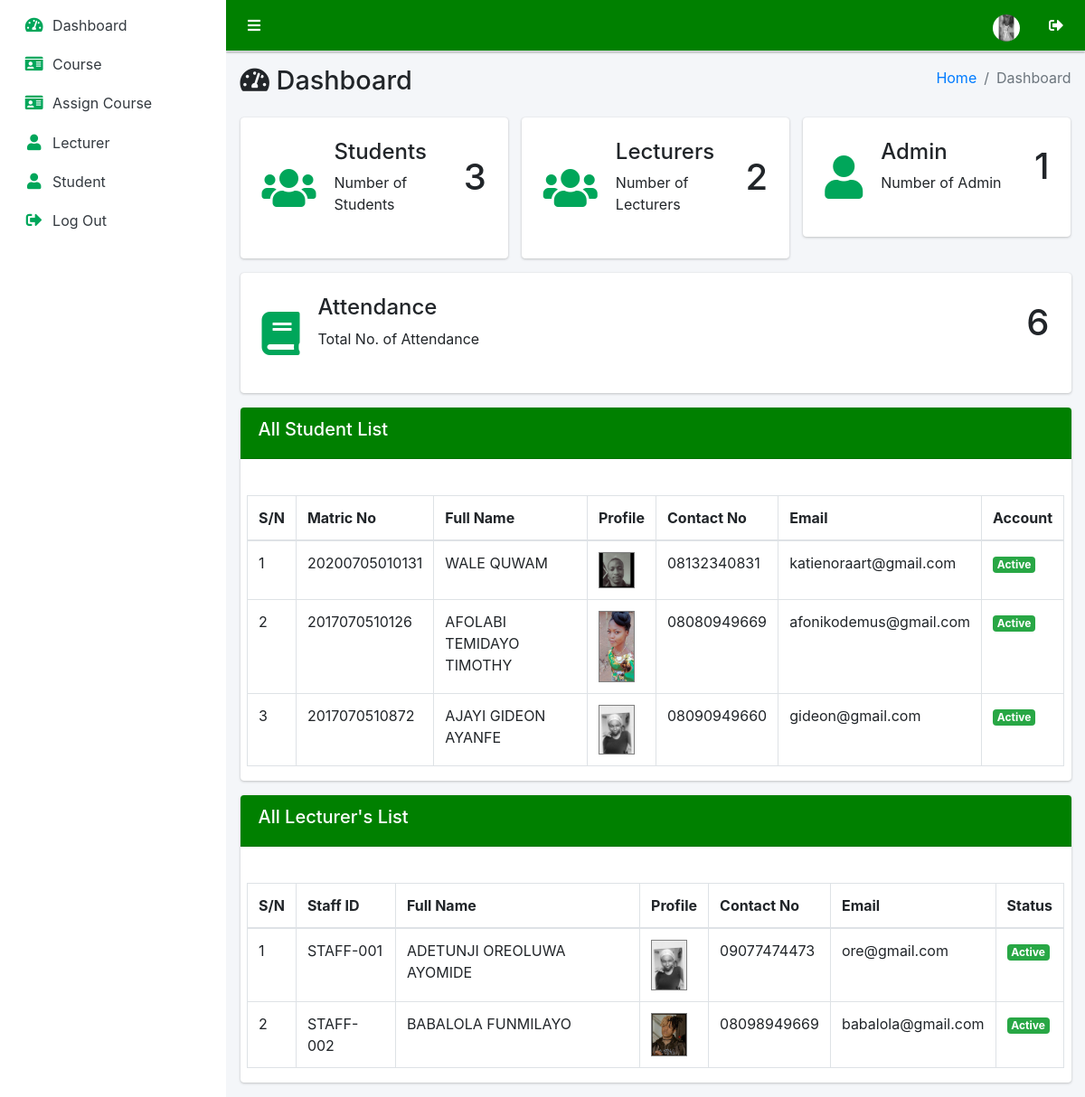
Screenshot of /admin/dashboard.php (signed in) with the database file from the repository.
### tables this page shows
CREATE TABLE `tbluser` (
  `id` int NOT NULL,
  `matricno` varchar(100) DEFAULT NULL,
  `fullname` varchar(100) NOT NULL,
  `email` varchar(50) NOT NULL,
  `phone` varchar(15) DEFAULT NULL,
  `gender` varchar(10) DEFAULT NULL,
  `level` varchar(10) DEFAULT NULL,
  `program` varchar(5) DEFAULT NULL,
  `department` varchar(50) DEFAULT NULL,
  `faculty` varchar(10) DEFAULT NULL,
  `password` text NOT NULL,
  `picture` varchar(100) NOT NULL,
  `usertype` varchar(10) NOT NULL,
  `status` varchar(10) NOT NULL
);

### core/init.php (called while the page is built, shortened)
<?php
	include('database/config.php');
	include('classes/GlobalClass.php');
	include('classes/User.php');
	global $pdo;
	$globalclass = new GlobalClass($pdo);
	$user = new User($pdo);
?>

### core/classes/GlobalClass.php (called while the page is built, shortened)
<?php
	class GlobalClass {
		protected $pdo;
		function __construct($pdo){
			$this->pdo = $pdo;
		}
        public function selectWhere($table,$column1,$value1){
        	$stmt = $this->pdo->prepare("SELECT * FROM `$table` WHERE `$column1` = '$value1' ");
        	$stmt->execute();
			return $stmt->fetchAll(PDO::FETCH_OBJ);
        }
        public function countByOneColumn($table,$column1,$value1){
			$stmt = $this->pdo->prepare("SELECT * FROM `$table` WHERE `$column1` = '$value1' ");
			$stmt->execute();
            $count = $stmt->rowCount();
        	return $count;
		}
		public function count($table){
			$stmt = $this->pdo->prepare("SELECT * FROM `$table` ");
			$stmt->execute();
            $count = $stmt->rowCount();
        	return $count;
		}
		public function selectByOneColumn($column,$table,$value){
        	$stmt = $this->pdo->prepare("SELECT * FROM `$table` WHERE `$column` = '$value' ");
        	$stmt->execute();
			return $stmt->fetch(PDO::FETCH_OBJ);
        }
	}
?>

### core/classes/User.php (called while the page is built, shortened)
<?php
	class User extends GlobalClass {
		function __construct($pdo){
			$this->pdo = $pdo;
		}
	}
?>

### admin/dashboard.php (the view, shortened to what this page needs)
<?php
   require('../core/init.php');
   if(isset($_SESSION['user']) AND !empty($_SESSION['user'])){
      $getUser = $globalclass->selectByOneColumn('email','tbluser',$_SESSION['user']);
   }else{
      header('location: ./');
   }
?>
<!DOCTYPE html>
<html lang="en">
<head>
   <link rel="stylesheet" href="../asset/fontawesome/css/all.min.css">
   <link rel="stylesheet" href="../asset/css/adminlte.min.css">
   <link rel="stylesheet" href="../asset/tables/datatables-bs4/css/dataTables.bootstrap4.min.css">
</head>
<body class="hold-transition sidebar-mini layout-fixed">
   <div class="wrapper">
      <nav class="main-header navbar navbar-expand navbar-light elevation-1" style="background-color: green;">
      <?php include('includes/navbar.php'); ?>
      </nav>
      <aside class="main-sidebar sidebar-light-primary ">
         <?php include('includes/sidebar.php'); ?>
      </aside>
      <div class="content-wrapper">
         <div class="content-header">
            <div class="container-fluid">
               <div class="row mb-2">
                  <div class="col-sm-6">
                     <h1 class="m-0"><span class="fa fa-tachometer-alt"></span> Dashboard</h1>
                  </div>
                  <div class="col-sm-6">
                     <ol class="breadcrumb float-sm-right">
                        <li class="breadcrumb-item"><a href="#">Home</a></li>
                        <li class="breadcrumb-item active">Dashboard</li>
                     </ol>
                  </div>
               </div>
            </div>
         </div>
         <section class="content">
            <div class="container-fluid">
               <div class="row">
                  <div class="col-xl-4 col-md-4 col-12">
                     <div class="card">
                        <div class="card-body ">
                           <div class="d-flex justify-content-between p-md-1">
                              <div class="d-flex flex-row">
                                 <div class="align-self-center">
                                    <i class="fa fa-users text-color fa-3x me-4"></i>
                                 </div>
                                 <div>
                                    <h4 class="txt">Students</h4>
                                    <p class="mb-4 txt">Number of Students</p>
                                 </div>
                              </div>
                              <div class="align-self-center">
                                 <h2 class="h1 mb-4"><?= $user->countByOneColumn('tbluser','usertype','Student'); ?></h2>
                              </div>
                           </div>
                        </div>
                     </div>
                  </div>
                  <div class="col-xl-4 col-md-4 col-12">
                     <div class="card">
                        <div class="card-body ">
                           <div class="d-flex justify-content-between p-md-1">
                              <div class="d-flex flex-row">
                                 <div class="align-self-center">
                                    <i class="fa fa-users text-color fa-3x me-4"></i>
                                 </div>
                                 <div>
                                    <h4 class="txt">Lecturers</h4>
                                    <p class="mb-4 txt">Number of Lecturers</p>
                                 </div>
                              </div>
                              <div class="align-self-center">
                                 <h2 class="h1 mb-4"><?= $user->countByOneColumn('tbluser','usertype','Lecturer'); ?></h2>
                              </div>
                           </div>
                        </div>
                     </div>
                  </div>
                  <div class="col-xl-4 col-md-4 col-12">
                     <div class="card">
                        <div class="card-body ">
                           <div class="d-flex justify-content-between p-md-1">
                              <div class="d-flex flex-row">
                                 <div class="align-self-center">
                                    <i class="fa fa-user text-color fa-3x me-4"></i>
                                 </div>
                                 <div>
                                    <h4 class="txt">Admin</h4>
                                    <p class="mb-4 txt">Number of Admin</p>
                                 </div>
                              </div>
                              <div class="align-self-center">
                                 <h2 class="h1 mb-4"><?= $user->countByOneColumn('tbluser','usertype','Admin'); ?></h2>
                              </div>
                           </div>
                        </div>
                     </div>
                  </div>
                  <div class="col-xl-12 col-md-12 col-12">
                     <div class="card">
                        <div class="card-body ">
                           <div class="d-flex justify-content-between p-md-1">
                              <div class="d-flex flex-row">
                                 <div class="align-self-center">
                                    <i class="fa fa-book text-color fa-3x me-4"></i>
                                 </div>
                                 <div>
                                    <h4 class="txt">Attendance</h4>
                                    <p class="mb-4 txt">Total No. of Attendance</p>
                                 </div>
                              </div>
                              <div class="align-self-center">
                                 <h2 class="h1 mb-4"><?= $globalclass->count('tblattendance'); ?></h2>
                              </div>
                           </div>
                        </div>
                     </div>
                  </div>
               </div>
               <div class="row">
                  <div class="container-fluid">
                  <div class="card card-info">
                     <div class="card-header" style="background-color:green;">
                        <h5>All Student List</h5>
                     </div>
                     <br>
                     <div class="col-md-12 mt-3">
                        <table id="example1" class="table table-bordered">
                           <thead>
                              <tr>
                                 <th>S/N</th>
                                 <th>Matric No</th>
                                 <th>Full Name</th>
                                 <th>Profile</th>
                                 <th>Contact No</th>
                                 <th>Email</th>
                                 <th>Account</th>
                              </tr>
                           </thead>
                           <tbody>
                              <?php $i = 1; foreach($user->selectWhere('tbluser','usertype','Student') as $getstudent): ?>
                              <tr>
                                 <td><?= $i++; ?></td>
                                 <td><?= $getstudent->matricno; ?></td>
                                 <td><?= strtoupper($getstudent->fullname); ?></td>
                                 <td><img src="../image/<?= $getstudent->picture; ?>" width="40" style="border: 1px solid gray;"></td>
                                 <td><?= $getstudent->phone; ?></td>
                                 <td><?= $getstudent->email; ?></td>
                                 <td>
                                       <?php if($getstudent->status == 'Active'): ?>
                                          <span class="badge bg-success">Active</span>
                                       <?php elseif($getstudent->status == 'In-active'): ?>
                                          <span class="badge bg-danger">Inactive</span>
                                       <?php endif; ?>
                                 </td>
                              </tr>
                              <?php endforeach; ?>
                           </tbody>
                        </table>
                     </div>
                  </div>
               </div>
               </div>
               <div class="row">
                  <div class="container-fluid">
                  <div class="card card-success">
                     <div class="card-header" style="background-color: green;">
                        <h5>All Lecturer's List</h5>
                     </div>
                     <br>
                     <div class="col-md-12 mt-3">
                        <table id="example1" class="table table-bordered">
                           <thead>
                              <tr>
                                 <th>S/N</th>
                                 <th>Staff ID</th>
                                 <th>Full Name</th>
                                 <th>Profile</th>
                                 <th>Contact No</th>
                                 <th>Email</th>
                                 <th>Status</th>
                              </tr>
                           </thead>
                           <tbody>
                              <?php $i = 1; foreach($user->selectWhere('tbluser','usertype','Lecturer') as $getlecturer): ?>
                              <tr>
                                 <td><?= $i++; ?></td>
                                 <td><?= $getlecturer->matricno; ?></td>
                                 <td><?= strtoupper($getlecturer->fullname); ?></td>
                                 <td><img src="../image/<?= $getlecturer->picture; ?>" width="40" style="border: 1px solid gray;"></td>
                                 <td><?= $getlecturer->phone; ?></td>
                                 <td><?= $getlecturer->email; ?></td>
                                 <td>
                                       <?php if($getlecturer->status == 'Active'): ?>
                                          <span class="badge bg-success">Active</span>
                                       <?php elseif($getlecturer->status == 'In-active'): ?>
                                          <span class="badge bg-danger">Inactive</span>
                                       <?php endif; ?>
                                 </td>
                              </tr>
                              <?php endforeach; ?>
                           </tbody>
                        </table>
                     </div>
                  </div>
               </div>
               </div>
            </div>
         </section>
      </div>
   </div>
</body>
</html>

### admin/includes/navbar.php
<ul class="navbar-nav">
   <li class="nav-item">
      <a class="nav-link" data-widget="pushmenu" href="#" role="button"><i class="fas fa-bars"></i></a>
   </li>
</ul>
<ul class="navbar-nav ml-auto">
   <li class="nav-item">
      <a class="nav-link" href="#" role="button">
         <img src="../image/<?= $getUser->picture; ?>" class="img-circle " alt="User Image" width="30">
      </a>
   </li>
   <li class="nav-item">
      <a class="nav-link" data-widget="fullscreen" href="logout">
         <i class="fas fa-sign-out-alt"></i>
      </a>
   </li>
</ul>

### admin/dashboard.php (style rules this page uses)
.txt { padding-left: 20px !important; }
.text-color { color: rgb(0,166,90); }
li a i { color: #fff; }

### rows the page displays
tbluser: picture (picture)
tbluser: matricno "20200705010131", fullname "WALE QUWAM", picture (picture), phone "08132340831", email "katienoraart@gmail.com", status "Active"
tbluser: matricno "2017070510126", fullname "AFOLABI TEMIDAYO TIMOTHY", picture (picture), phone "08080949669", email "afonikodemus@gmail.com", status "Active"
tbluser: matricno "2017070510872", fullname "AJAYI GIDEON AYANFE", picture (picture), phone "08090949660", email "gideon@gmail.com", status "Active"
tbluser: matricno "STAFF-001", fullname "ADETUNJI OREOLUWA AYOMIDE", picture (picture), phone "09077474473", email "ore@gmail.com", status "Active"
tbluser: matricno "STAFF-002", fullname "BABALOLA FUNMILAYO", picture (picture), phone "08098949669", email "babalola@gmail.com", status "Active"

### other values shown
$user->countByOneColumn('tbluser','usertype','Student') "3"
$user->countByOneColumn('tbluser','usertype','Lecturer') "2"
$user->countByOneColumn('tbluser','usertype','Admin') "1"
$globalclass->count('tblattendance') "6"
